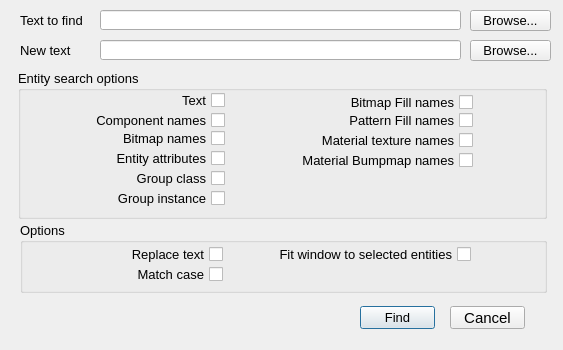
<?xml version="1.0" encoding="UTF-8"?>
<ui version="4.0">
 <class>FindAndReplace_Dialog</class>
 <widget class="QDialog" name="FindAndReplace_Dialog">
  <property name="geometry">
   <rect>
    <x>0</x>
    <y>0</y>
    <width>563</width>
    <height>350</height>
   </rect>
  </property>
  <property name="minimumSize">
   <size>
    <width>563</width>
    <height>350</height>
   </size>
  </property>
  <property name="maximumSize">
   <size>
    <width>563</width>
    <height>360</height>
   </size>
  </property>
  <property name="font">
   <font>
    <pointsize>10</pointsize>
   </font>
  </property>
  <property name="windowTitle">
   <string>Find and replace</string>
  </property>
  <widget class="QLineEdit" name="_100">
   <property name="geometry">
    <rect>
     <x>100</x>
     <y>10</y>
     <width>361</width>
     <height>20</height>
    </rect>
   </property>
  </widget>
  <widget class="QLabel" name="label_44">
   <property name="geometry">
    <rect>
     <x>20</x>
     <y>10</y>
     <width>77</width>
     <height>20</height>
    </rect>
   </property>
   <property name="font">
    <font>
     <pointsize>10</pointsize>
    </font>
   </property>
   <property name="text">
    <string>Text to find</string>
   </property>
   <property name="alignment">
    <set>Qt::AlignLeading|Qt::AlignLeft|Qt::AlignVCenter</set>
   </property>
  </widget>
  <widget class="QLineEdit" name="_101">
   <property name="geometry">
    <rect>
     <x>100</x>
     <y>40</y>
     <width>361</width>
     <height>20</height>
    </rect>
   </property>
  </widget>
  <widget class="QLabel" name="label_45">
   <property name="geometry">
    <rect>
     <x>20</x>
     <y>40</y>
     <width>75</width>
     <height>20</height>
    </rect>
   </property>
   <property name="font">
    <font>
     <pointsize>10</pointsize>
    </font>
   </property>
   <property name="text">
    <string>New text</string>
   </property>
   <property name="alignment">
    <set>Qt::AlignLeading|Qt::AlignLeft|Qt::AlignVCenter</set>
   </property>
  </widget>
  <widget class="QPushButton" name="_1000">
   <property name="geometry">
    <rect>
     <x>470</x>
     <y>10</y>
     <width>81</width>
     <height>21</height>
    </rect>
   </property>
   <property name="font">
    <font>
     <family>Lucida Grande</family>
     <pointsize>10</pointsize>
    </font>
   </property>
   <property name="text">
    <string>Browse...</string>
   </property>
  </widget>
  <widget class="QPushButton" name="_1001">
   <property name="geometry">
    <rect>
     <x>470</x>
     <y>40</y>
     <width>81</width>
     <height>21</height>
    </rect>
   </property>
   <property name="font">
    <font>
     <family>Lucida Grande</family>
     <pointsize>10</pointsize>
    </font>
   </property>
   <property name="text">
    <string>Browse...</string>
   </property>
  </widget>
  <widget class="QGroupBox" name="groupBox">
   <property name="geometry">
    <rect>
     <x>18</x>
     <y>70</y>
     <width>529</width>
     <height>149</height>
    </rect>
   </property>
   <property name="title">
    <string>Entity search options</string>
   </property>
   <widget class="QCheckBox" name="_103">
    <property name="enabled">
     <bool>true</bool>
    </property>
    <property name="geometry">
     <rect>
      <x>46</x>
      <y>20</y>
      <width>161</width>
      <height>21</height>
     </rect>
    </property>
    <property name="layoutDirection">
     <enum>Qt::RightToLeft</enum>
    </property>
    <property name="text">
     <string>Text</string>
    </property>
    <property name="checkable">
     <bool>true</bool>
    </property>
    <property name="checked">
     <bool>false</bool>
    </property>
    <property name="tristate">
     <bool>false</bool>
    </property>
   </widget>
   <widget class="QCheckBox" name="_107">
    <property name="enabled">
     <bool>true</bool>
    </property>
    <property name="geometry">
     <rect>
      <x>50</x>
      <y>40</y>
      <width>157</width>
      <height>21</height>
     </rect>
    </property>
    <property name="layoutDirection">
     <enum>Qt::RightToLeft</enum>
    </property>
    <property name="text">
     <string>Component names</string>
    </property>
    <property name="checkable">
     <bool>true</bool>
    </property>
    <property name="checked">
     <bool>false</bool>
    </property>
    <property name="tristate">
     <bool>false</bool>
    </property>
   </widget>
   <widget class="QCheckBox" name="_105">
    <property name="enabled">
     <bool>true</bool>
    </property>
    <property name="geometry">
     <rect>
      <x>50</x>
      <y>78</y>
      <width>157</width>
      <height>21</height>
     </rect>
    </property>
    <property name="layoutDirection">
     <enum>Qt::RightToLeft</enum>
    </property>
    <property name="text">
     <string>Entity attributes</string>
    </property>
    <property name="checkable">
     <bool>true</bool>
    </property>
    <property name="checked">
     <bool>false</bool>
    </property>
    <property name="tristate">
     <bool>false</bool>
    </property>
   </widget>
   <widget class="QCheckBox" name="_108">
    <property name="enabled">
     <bool>true</bool>
    </property>
    <property name="geometry">
     <rect>
      <x>30</x>
      <y>98</y>
      <width>177</width>
      <height>21</height>
     </rect>
    </property>
    <property name="layoutDirection">
     <enum>Qt::RightToLeft</enum>
    </property>
    <property name="text">
     <string>Group class</string>
    </property>
    <property name="checkable">
     <bool>true</bool>
    </property>
    <property name="checked">
     <bool>false</bool>
    </property>
    <property name="tristate">
     <bool>false</bool>
    </property>
   </widget>
   <widget class="QCheckBox" name="_109">
    <property name="enabled">
     <bool>true</bool>
    </property>
    <property name="geometry">
     <rect>
      <x>34</x>
      <y>118</y>
      <width>173</width>
      <height>21</height>
     </rect>
    </property>
    <property name="layoutDirection">
     <enum>Qt::RightToLeft</enum>
    </property>
    <property name="text">
     <string>Group instance</string>
    </property>
    <property name="checkable">
     <bool>true</bool>
    </property>
    <property name="checked">
     <bool>false</bool>
    </property>
    <property name="tristate">
     <bool>false</bool>
    </property>
   </widget>
   <widget class="QCheckBox" name="_110">
    <property name="enabled">
     <bool>true</bool>
    </property>
    <property name="geometry">
     <rect>
      <x>296</x>
      <y>40</y>
      <width>159</width>
      <height>21</height>
     </rect>
    </property>
    <property name="layoutDirection">
     <enum>Qt::RightToLeft</enum>
    </property>
    <property name="text">
     <string>Pattern Fill names</string>
    </property>
    <property name="checkable">
     <bool>true</bool>
    </property>
    <property name="checked">
     <bool>false</bool>
    </property>
    <property name="tristate">
     <bool>false</bool>
    </property>
   </widget>
   <widget class="QCheckBox" name="_111">
    <property name="enabled">
     <bool>true</bool>
    </property>
    <property name="geometry">
     <rect>
      <x>284</x>
      <y>22</y>
      <width>171</width>
      <height>21</height>
     </rect>
    </property>
    <property name="layoutDirection">
     <enum>Qt::RightToLeft</enum>
    </property>
    <property name="text">
     <string>Bitmap Fill names</string>
    </property>
    <property name="checkable">
     <bool>true</bool>
    </property>
    <property name="checked">
     <bool>false</bool>
    </property>
    <property name="tristate">
     <bool>false</bool>
    </property>
   </widget>
   <widget class="QCheckBox" name="_112">
    <property name="enabled">
     <bool>true</bool>
    </property>
    <property name="geometry">
     <rect>
      <x>30</x>
      <y>58</y>
      <width>177</width>
      <height>21</height>
     </rect>
    </property>
    <property name="layoutDirection">
     <enum>Qt::RightToLeft</enum>
    </property>
    <property name="text">
     <string>Bitmap names</string>
    </property>
    <property name="checkable">
     <bool>true</bool>
    </property>
    <property name="checked">
     <bool>false</bool>
    </property>
    <property name="tristate">
     <bool>false</bool>
    </property>
   </widget>
   <widget class="QCheckBox" name="_113">
    <property name="enabled">
     <bool>true</bool>
    </property>
    <property name="geometry">
     <rect>
      <x>260</x>
      <y>60</y>
      <width>195</width>
      <height>21</height>
     </rect>
    </property>
    <property name="layoutDirection">
     <enum>Qt::RightToLeft</enum>
    </property>
    <property name="text">
     <string>Material texture names</string>
    </property>
    <property name="checkable">
     <bool>true</bool>
    </property>
    <property name="checked">
     <bool>false</bool>
    </property>
    <property name="tristate">
     <bool>false</bool>
    </property>
   </widget>
   <widget class="QCheckBox" name="_114">
    <property name="enabled">
     <bool>true</bool>
    </property>
    <property name="geometry">
     <rect>
      <x>254</x>
      <y>80</y>
      <width>201</width>
      <height>21</height>
     </rect>
    </property>
    <property name="layoutDirection">
     <enum>Qt::RightToLeft</enum>
    </property>
    <property name="text">
     <string>Material Bumpmap names</string>
    </property>
    <property name="checkable">
     <bool>true</bool>
    </property>
    <property name="checked">
     <bool>false</bool>
    </property>
    <property name="tristate">
     <bool>false</bool>
    </property>
   </widget>
  </widget>
  <widget class="QGroupBox" name="groupBox_2">
   <property name="geometry">
    <rect>
     <x>20</x>
     <y>222</y>
     <width>527</width>
     <height>71</height>
    </rect>
   </property>
   <property name="title">
    <string>Options</string>
   </property>
   <widget class="QCheckBox" name="_102">
    <property name="enabled">
     <bool>true</bool>
    </property>
    <property name="geometry">
     <rect>
      <x>42</x>
      <y>22</y>
      <width>161</width>
      <height>21</height>
     </rect>
    </property>
    <property name="layoutDirection">
     <enum>Qt::RightToLeft</enum>
    </property>
    <property name="text">
     <string>Replace text</string>
    </property>
    <property name="checkable">
     <bool>true</bool>
    </property>
    <property name="checked">
     <bool>false</bool>
    </property>
    <property name="tristate">
     <bool>false</bool>
    </property>
   </widget>
   <widget class="QCheckBox" name="_104">
    <property name="enabled">
     <bool>true</bool>
    </property>
    <property name="geometry">
     <rect>
      <x>30</x>
      <y>42</y>
      <width>173</width>
      <height>21</height>
     </rect>
    </property>
    <property name="layoutDirection">
     <enum>Qt::RightToLeft</enum>
    </property>
    <property name="text">
     <string>Match case</string>
    </property>
    <property name="checkable">
     <bool>true</bool>
    </property>
    <property name="checked">
     <bool>false</bool>
    </property>
    <property name="tristate">
     <bool>false</bool>
    </property>
   </widget>
   <widget class="QCheckBox" name="_106">
    <property name="enabled">
     <bool>true</bool>
    </property>
    <property name="geometry">
     <rect>
      <x>220</x>
      <y>22</y>
      <width>231</width>
      <height>21</height>
     </rect>
    </property>
    <property name="layoutDirection">
     <enum>Qt::RightToLeft</enum>
    </property>
    <property name="text">
     <string>Fit window to selected entities</string>
    </property>
    <property name="checkable">
     <bool>true</bool>
    </property>
    <property name="checked">
     <bool>false</bool>
    </property>
    <property name="tristate">
     <bool>false</bool>
    </property>
   </widget>
  </widget>
  <widget class="QPushButton" name="_2">
   <property name="geometry">
    <rect>
     <x>450</x>
     <y>306</y>
     <width>75</width>
     <height>23</height>
    </rect>
   </property>
   <property name="font">
    <font>
     <family>Lucida Grande</family>
     <pointsize>11</pointsize>
    </font>
   </property>
   <property name="text">
    <string>Cancel</string>
   </property>
   <property name="autoDefault">
    <bool>false</bool>
   </property>
  </widget>
  <widget class="QPushButton" name="_1">
   <property name="geometry">
    <rect>
     <x>360</x>
     <y>306</y>
     <width>75</width>
     <height>23</height>
    </rect>
   </property>
   <property name="font">
    <font>
     <family>Lucida Grande</family>
     <pointsize>10</pointsize>
    </font>
   </property>
   <property name="text">
    <string>Find</string>
   </property>
   <property name="default">
    <bool>true</bool>
   </property>
  </widget>
 </widget>
 <tabstops>
  <tabstop>_100</tabstop>
  <tabstop>_1000</tabstop>
  <tabstop>_101</tabstop>
  <tabstop>_1001</tabstop>
  <tabstop>_103</tabstop>
  <tabstop>_107</tabstop>
  <tabstop>_112</tabstop>
  <tabstop>_105</tabstop>
  <tabstop>_108</tabstop>
  <tabstop>_109</tabstop>
  <tabstop>_111</tabstop>
  <tabstop>_110</tabstop>
  <tabstop>_113</tabstop>
  <tabstop>_114</tabstop>
  <tabstop>_102</tabstop>
  <tabstop>_104</tabstop>
  <tabstop>_106</tabstop>
  <tabstop>_1</tabstop>
  <tabstop>_2</tabstop>
 </tabstops>
 <resources/>
 <connections/>
</ui>
